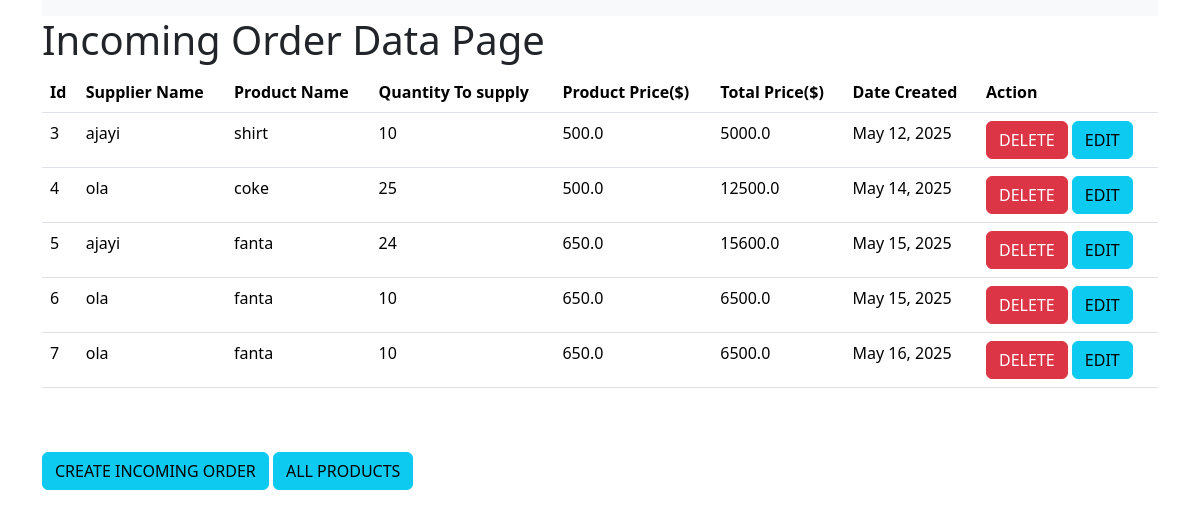
/allincomingorders, run on an earlier commit of the app's database.
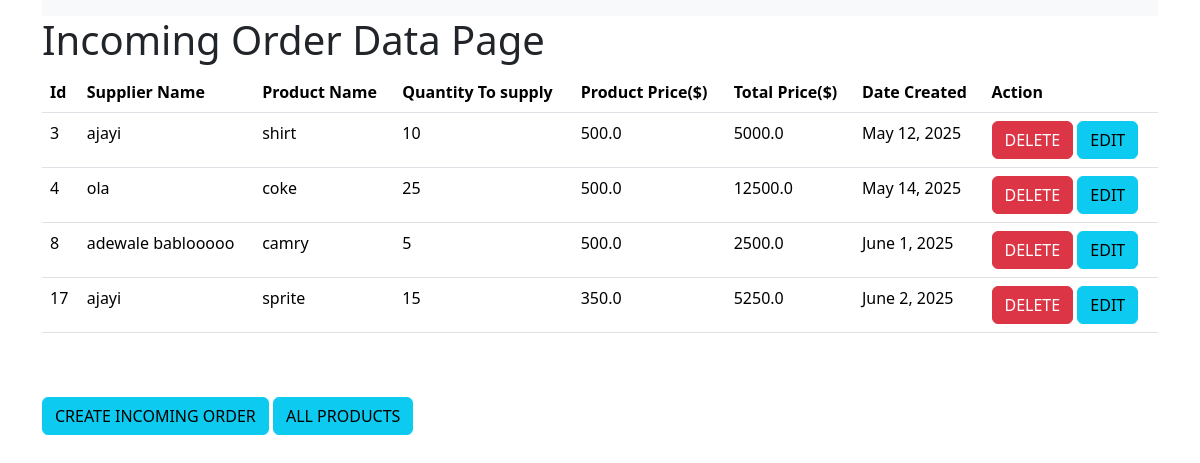
And on a later commit of the database.
### inventoryapp/models.py (models this page shows, shortened)
class IncomingOrder(models.Model):
    productId = models.ForeignKey(Product, default=0, related_name="incomingorder", on_delete=models.CASCADE)
    supplierId = models.ForeignKey(Supplier, default=0,related_name="incomingorder", on_delete=models.CASCADE)
    quantityToSupply = models.IntegerField()
    productPrice = models.FloatField()
    totalPrice = models.FloatField()
    supplyDate = models.DateField(auto_now_add=True)

class Supplier(models.Model):
    firstName = models.CharField(max_length=45)
    lastName = models.CharField(max_length=45)
    age = models.IntegerField()
    email = models.EmailField()
    phoneNumber = models.IntegerField()
    address = models.CharField(max_length=45)
    date_created = models.DateField(auto_now_add=True)
    def __str__(self):
        return self.firstName

class Product(models.Model):
    name = models.CharField(max_length=30, null=False)
    categoryId = models.ForeignKey(Category, related_name="product", on_delete=models.CASCADE)
    availableQuantity = models.IntegerField(default=0)
    unitPrice = models.FloatField(default=0)
    totalPrice = models.FloatField(default=0)
    date_created = models.DateField(auto_now_add=True)
    def __str__(self):
        return self.name

### inventoryapp/views.py (the view)
# urls.py: path('allincomingorders', views.allincomingorders, name='allincomingorders'),
def allincomingorders(request):
    orders = IncomingOrder.objects.all()
    return render(request, "allincomingorders.html", context={"orders": orders})

### templates/allincomingorders.html (shortened to what this page needs)
<!DOCTYPE html>
<html lang="en">
<head>
     <link href="https://cdn.jsdelivr.net/npm/bootstrap@5.3.2/dist/css/bootstrap.min.css" rel="stylesheet"
>
</head>
<body>
<div class="container">
  <div class="row justify-content-center">
    <div class="col-md-20">
<nav class="navbar bg-dark navbar-expand-lg bg-body-tertiary">
</nav>
  <marquee><h1> Incoming Order Data Page</h1></marquee>
        <table class="table">
          <thead>
            <tr>
                <th scope="col">Id</th>
                <th scope="col">Supplier Name</th>
                <th scope="col">Product Name</th>
                <th scope="col">Quantity To supply</th>
                <th scope="col">Product Price($)</th>
                <th scope="col">Total Price($)</th>
                <th scope="col">Date Created</th>
                <th scope="col">Action</th>
            </tr>
          </thead>
          <tbody>
             {% for order in orders %}
            <tr>
                <td>{{order.id}}</td>
                <td>{{order.supplierId}}</td>
                <td>{{order.productId}}</td>
                <td>{{order.quantityToSupply}}</td>
                <td>{{order.productPrice}}</td>
                <td>{{order.totalPrice}}</td>
                <td>{{order.supplyDate}}</td>
                <td><a href="{% url 'removeincomingorder' order.id %}" class="btn btn-danger">DELETE</a>
                    <a href="{% url 'updateincomingorder' order.id %}" class="btn btn-info">EDIT</a>
                </td>
            </tr>
            {% endfor %}
          </tbody>
        </table><br><br>
         <a href="{% url 'createincomingorder' %}" class="btn btn-info">CREATE INCOMING ORDER</a>
          <a href="{% url 'allproducts' %}" class="btn btn-info">ALL PRODUCTS</a>
    </div>
  </div>
</div>
</body>
</html>

What changed in the data, as far as the page shows it:
removed IncomingOrder: id "5", supplierId "ajayi", productId "fanta", quantityToSupply "24", productPrice "650.0", totalPrice "15600.0", supplyDate "May 15, 2025"
removed IncomingOrder: id "6", supplierId "ola", productId "fanta", quantityToSupply "10", productPrice "650.0", totalPrice "6500.0", supplyDate "May 15, 2025"
removed IncomingOrder: id "7", supplierId "ola", productId "fanta", quantityToSupply "10", productPrice "650.0", totalPrice "6500.0", supplyDate "May 16, 2025"
added IncomingOrder: id "8", supplierId "adewale bablooooo", productId "camry", quantityToSupply "5", productPrice "500.0", totalPrice "2500.0", supplyDate "June 1, 2025"
added IncomingOrder: id "17", supplierId "ajayi", productId "sprite", quantityToSupply "15", productPrice "350.0", totalPrice "5250.0", supplyDate "June 2, 2025"
